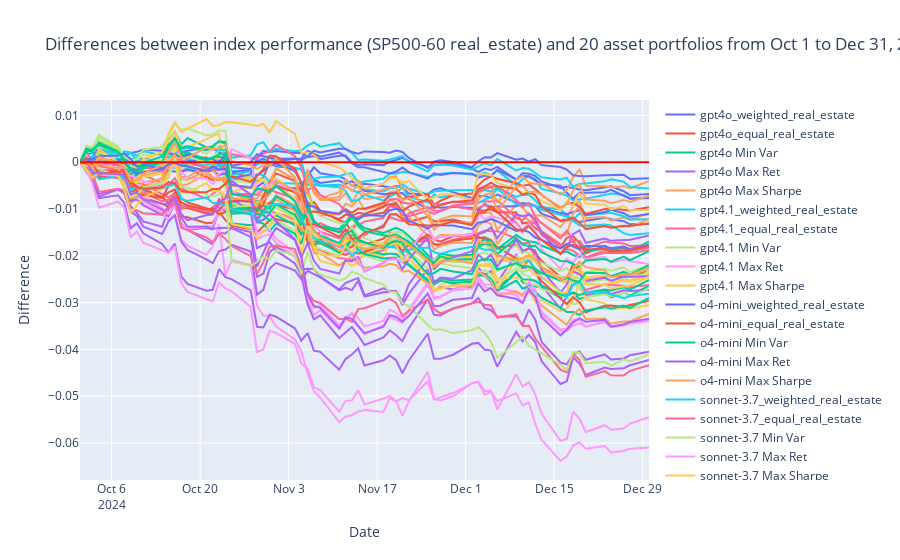

Write notebook code for a chart like this one.
### Markdown cell above
The table above is used to compose the Table 5.2 with portfolio performances based on out-of-sample cumulative returns.

### Code cell
outsample_data_diff_comp = cumulative_returns_diff_comp.loc[outsample_startdate:outsample_enddate]

fig = go.Figure()

for column in outsample_data_diff_comp.columns:
    fig.add_trace(go.Scatter(x=outsample_data_diff_comp.index.sort_values(),
                                y=outsample_data_diff_comp[column],
                                mode='lines',
                                name=column))
    

fig.add_trace(go.Scatter(x=outsample_data.index.sort_values(),
                            y=np.array([0] * len(outsample_data)),
                            mode='lines',
                            name='Zero Line',
                            line=dict(width=2, color='red')))

num_asset = len(df_sector)
fig.update_layout(
    title=f'Differences between index performance ({full_ticker} {sector_name}) and {num_asset} asset portfolios from Oct 1 to Dec 31, 2024',
    xaxis_title='Date',
    yaxis_title='Difference',
    hovermode="x unified"
)

fig.show()
